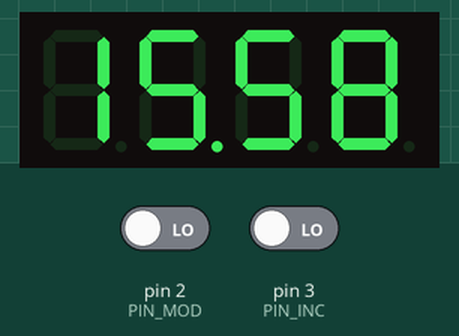
Bench run of a sketch on a simulated Arduino Uno, built with avr-gcc and run on an emulated ATmega328P. On the bench: 4-digit seven-segment display. Wiring (inferred from the names in the program): 4-digit 7-segment display, segments lit when HIGH: segments pin 9, pin 8, pin 7, pin 6, pin 5, pin 4, pin 1, pin 0; digit selects pin 13, pin 12, pin 11, pin 10. Inputs (shaded band) come from the test bench; at power-on: pin 2 (PIN_MOD) LOW, pin 3 (PIN_INC) LOW. The segment pins are drawn as the display they are named for.

Above: at 1.2 s.
1.3 s: pin 2 (PIN_MOD) driven HIGH
At 1.68 s:
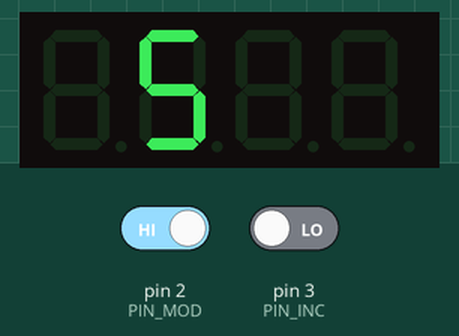
2.8 s: pin 3 (PIN_INC) driven HIGH
At 3.28 s:
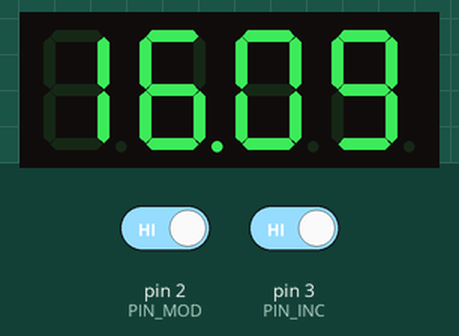
4.3 s: pin 3 (PIN_INC) driven LOW
6.0 s: pin 3 (PIN_INC) driven HIGH
At 6.3 s:
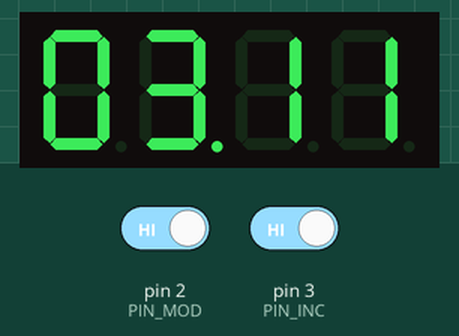
7.5 s: pin 2 (PIN_MOD) driven LOW
At 8.37 s:
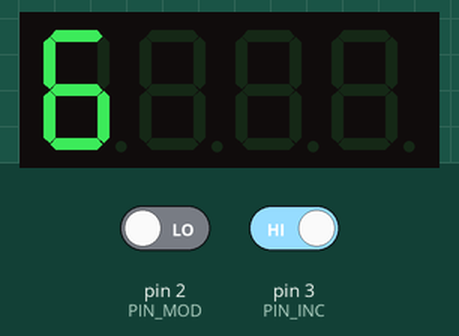
9.3 s: pin 2 (PIN_MOD) driven HIGH
At 10.06 s:
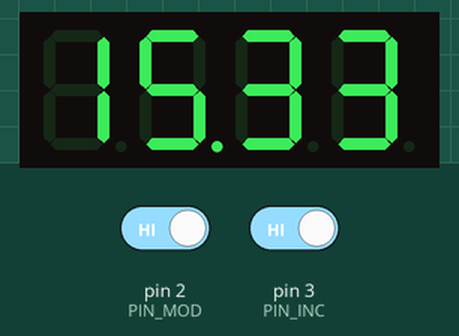

Measured:
- after the input at 1.3 s, the display: first changes after 0.08 s (image 1 shows a later state)

The sketch:

_12pin7seg_clock.ino
```cpp
#include <Time.h>

/* Global constants */
const byte PIN_MOD = 2;
const byte PIN_INC = 3;

const byte PIN_DIG0 = 13;
const byte PIN_DIG1 = 12;
const byte PIN_DIG2 = 11;
const byte PIN_DIG3 = 10;

const byte PIN_SEGA = 9;
const byte PIN_SEGB = 8;
const byte PIN_SEGC = 7;
const byte PIN_SEGD = 6;
const byte PIN_SEGE = 5;
const byte PIN_SEGF = 4;
const byte PIN_SEGG = 1;
const byte PIN_SEGH = 0; /* DP */

const byte segment_pins[] = {
  PIN_SEGA, PIN_SEGB, PIN_SEGC, PIN_SEGD,
  PIN_SEGE, PIN_SEGF, PIN_SEGG, PIN_SEGH
};
const byte nsegment_pins = 8;

const unsigned long DEBOUNCE_DELAY = 200;

const byte MODE_DISP  = 0;
const byte MODE_SETH0 = 1;
const byte MODE_SETH1 = 2;
const byte MODE_SETM0 = 3;
const byte MODE_SETM1 = 4;

/* Global vairbales */
volatile byte mode = MODE_DISP;
volatile byte H0 = 0;
volatile byte H1 = 0;
volatile byte M0 = 0;
volatile byte M1 = 0;

void display_current_time();
void display_digit(byte /* digPin */, byte /* val */);
void switch_mode();
void increment_current();


void setup() {
  // put your setup code here, to run once:

 // Serial.begin(9600);
  //sSerial.print("test\n");

  mode = MODE_DISP;

  pinMode(PIN_MOD, INPUT);
  pinMode(PIN_INC, INPUT);

  pinMode(PIN_DIG0, OUTPUT);
  pinMode(PIN_DIG1, OUTPUT);
  pinMode(PIN_DIG2, OUTPUT);
  pinMode(PIN_DIG3, OUTPUT);

  pinMode(PIN_SEGA, OUTPUT);
  pinMode(PIN_SEGB, OUTPUT);
  pinMode(PIN_SEGC, OUTPUT);
  pinMode(PIN_SEGD, OUTPUT);
  pinMode(PIN_SEGE, OUTPUT);
  pinMode(PIN_SEGF, OUTPUT);
  pinMode(PIN_SEGG, OUTPUT);
  pinMode(PIN_SEGH, OUTPUT);

  //attachInterrupt(digitalPinToInterrupt(PIN_MOD), switch_mode, RISING);
  //attachInterrupt(digitalPinToInterrupt(PIN_INC), increment_current, RISING);
    setTime(15, 58, 0, 0, 0, 0);

}

void loop() {

  if (digitalRead(PIN_MOD) == HIGH) {
    switch_mode();
  }

  if (digitalRead(PIN_INC) == HIGH) {
    increment_current();
  }

  switch (mode) {
    case MODE_DISP:
      display_current_time();
      break;

    case MODE_SETH0:
      display_digit(PIN_DIG0, H0);
      break;

    case MODE_SETH1:
      display_digit(PIN_DIG1, H1);
      break;

    case MODE_SETM0:
      display_digit(PIN_DIG2, M0);
      break;

    case MODE_SETM1:
      display_digit(PIN_DIG3, M1);
      break;

    default:
      ;
  }
}

void display_current_time() {

  time_t t = now();
 // display_digit(PIN_DIG0, 1);
  //display_digit(PIN_DIG1, 2);
  //display_digit(PIN_DIG2, 3);
  //display_digit(PIN_DIG3, 4);


  display_digit(PIN_DIG0, hour(t) / 10);
  display_digit(PIN_DIG1, hour(t) % 10);
  display_colon();
  display_digit(PIN_DIG2, minute(t) / 10);
 display_digit(PIN_DIG3, minute(t) % 10);

  return;
}

/*
 * val must be a number between 0 and 9
 */
void display_digit(byte digPin, byte val) {

  /* A B C D E F G H */
  const byte num[] = {
    0x3f,0x06, 0x5b, 0x4f, 0x66, 0x6d, 0x7d, 0x07, 0x7f, 0x6f
  };
  /*
  const byte num[] = {
    B11111100,
    B01100000,
    B11011010,
    B11110010,
    B01100110,
    B10110110,
    B00111110,
    B11100000,
    B11111110,
    B11100110
  };*/
  int i;


  for (i = 0; i < nsegment_pins; i++) {
    if (bitRead(num[val], i) == 1) {
      digitalWrite(segment_pins[i], HIGH);
    } else {
      digitalWrite(segment_pins[i], LOW);
    }
  }


  digitalWrite(digPin, HIGH);
  delay(1);
  digitalWrite(digPin, LOW);

  return;
}

void display_colon() {
  int i;

  /* Set all segment pins except for "H" (DP) to LOW */
  for (i = 0; i < nsegment_pins; i++) {
    digitalWrite(segment_pins[i], LOW);
  }
  digitalWrite(PIN_SEGH, HIGH);

  digitalWrite(PIN_DIG1, HIGH);
  delay(1);
  digitalWrite(PIN_DIG1, LOW);

  return;
}

void switch_mode() {

  static unsigned long lastTriggerTime = 0;
  time_t t = now();

  if (millis() - lastTriggerTime > DEBOUNCE_DELAY) {
    lastTriggerTime = millis();
  } else {
    return;
  }

  switch (mode) {
     case MODE_DISP:
      mode = MODE_SETH0;
      H0 =  hour(t) / 10;
      break;

     case MODE_SETH0:
      mode = MODE_SETH1;
      H1 = hour(t) % 10;
      break;

     case MODE_SETH1:
      mode = MODE_SETM0;
      M0 = minute(t) / 10;
      break;

     case MODE_SETM0:
      mode = MODE_SETM1;
      M1 = minute(t) % 10;
      break;

     case MODE_SETM1:
      mode = MODE_DISP;
      update_time();
      break;

     default:
      ; /* not reached */
  }

  ///Serial.print("MODE = ");
 // Serial.print(mode);
 // Serial.print("\n");

  return;
}

void update_time() {

  setTime(H0 * 10 + H1, M0 * 10 + M1, 0, 0, 0, 0);

  return;
}

void increment_current() {

  static unsigned long lastTriggerTime = 0;

  if (millis() - lastTriggerTime > DEBOUNCE_DELAY) {
    lastTriggerTime = millis();
  } else {
    return;
  }

  switch(mode) {
    case MODE_DISP:
      /* do nothing */
      break;

    case MODE_SETH0:
      H0 = (H0 + 1) % 10;
      break;

    case MODE_SETH1:
      H1 = (H1 + 1) % 10;
      break;

    case MODE_SETM0:
      M0 = (M0 + 1) % 10;
      break;

    case MODE_SETM1:
      M1 = (M1 + 1) % 10;
      break;

    default:
      ; /* not reached */
  }

  return;
}
```
